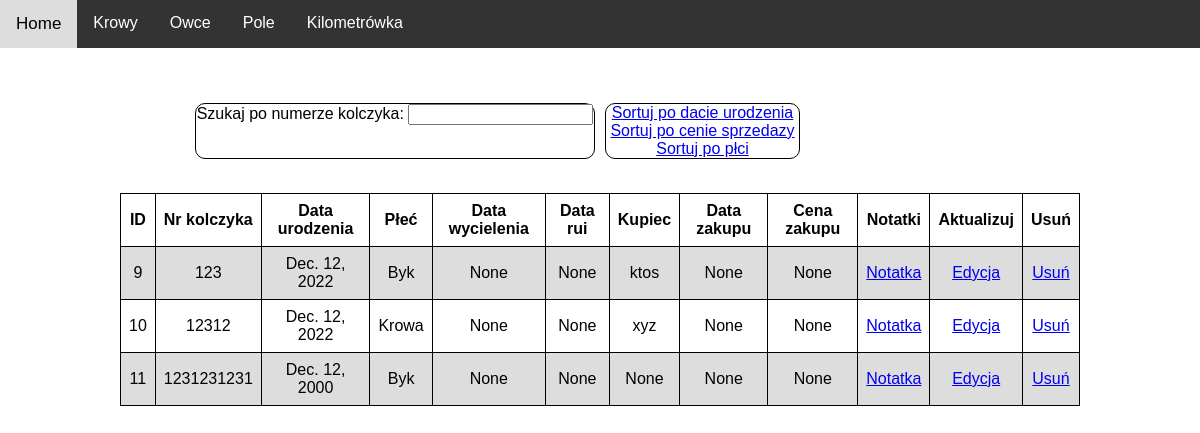
Page /cow/table/ on the earlier database version.
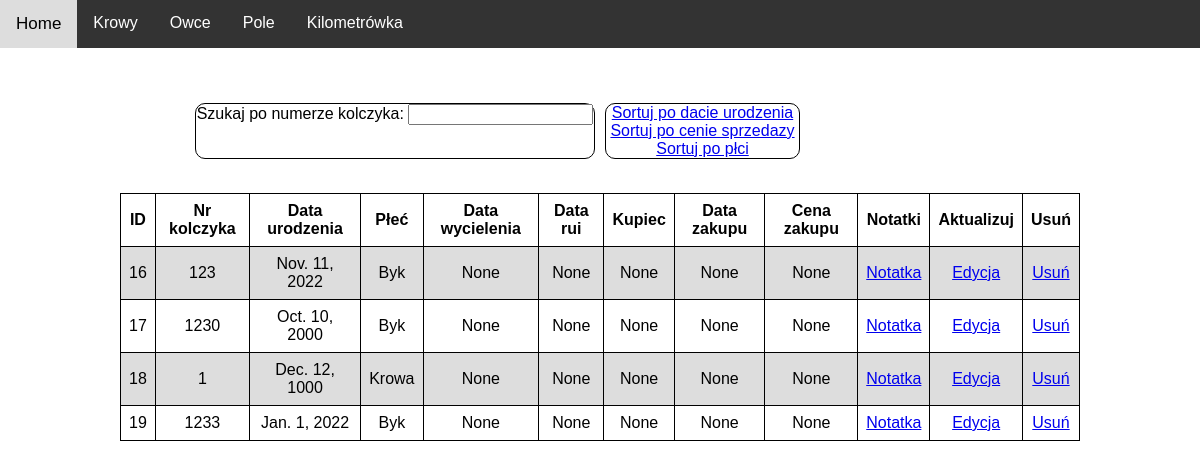
Same page on the later database version.
### Cows/models.py (models this page shows)
class Cow(models.Model):
    MALE = 'Byk'
    FEMALE = 'Krowa'
    SEX_CHOICES = [
        (MALE, 'Byk'),
        (FEMALE, 'Krowa'),
    ]
    earring_number = models.CharField(max_length=10, unique=True)
    birth_date = models.DateField()
    sex = models.CharField(max_length=5, choices=SEX_CHOICES)
    buyer = models.CharField(max_length=20, blank=True, null=True)
    sale_price = models.FloatField(blank=True, null=True)
    sale_date = models.DateField(blank=True, null=True)
    calving_date = models.DateField(blank=True, null=True) #wycielenie
    estrus_date = models.DateField(blank=True, null=True) #ruja
    note = models.TextField(blank=True, max_length=1000, null=True)

### Cows/views.py (the view)
# urls.py: path('cow/table/', CowView.cows_table),
def cows_table(request):
    cows = Cow.objects.all()
    context = {
        'cows': cows,
    }
    return render(request, 'Cows/table.html', context)

### Cows/templates/Cows/table.html
{% extends 'MainPage/main.html' %}
{% block content %}
<div class="grid-container">
  <div class="item1">
    <form action="/cow/search">
      Szukaj po numerze kolczyka:
      <input type="text" name="earring_num">
    </form>
  </div>
  <div class = "item2">
    <a class="btn btn-sm btn-info" href="{% url 'sort_birth_date'  %}">Sortuj po dacie urodzenia</a>
    <a class="btn btn-sm btn-info" href="{% url 'sort_birth_sale'  %}">Sortuj po cenie sprzedazy</a>
    <a class="btn btn-sm btn-info" href="{% url 'sort_birth_sex'  %}">Sortuj po płci</a>
  </div>
</div>
<table class="center">
  <tr>
    <th>ID</th>
    <th>Nr kolczyka</th>
    <th>Data urodzenia</th>
    <th>Płeć</th>
    <th>Data wycielenia</th>
    <th>Data rui</th>
    <th>Kupiec</th>
    <th>Data zakupu</th>
    <th>Cena zakupu</th>
    <th>Notatki</th>
    <th>Aktualizuj</th>
    <th>Usuń</th>
  </tr>
  {% for k in cows %}
  <tr>
    <td>{{k.id}}</td>
    <td>{{k.earring_number}}</td>
    <td>{{k.birth_date}}</td>
    <td>{{k.sex}}</td>
    <td>{{k.calving_date}}</td>
    <td>{{k.estrus_date}}</td>
    <td>{{k.buyer}}</td>
    <td>{{k.sale_date}}</td>
    <td>{{k.sale_price}}</td>
    <td><a class="btn btn-sm btn-info" href="{% url 'note' k.id %}">Notatka</a></td>
    <td><a class="btn btn-sm btn-info" href="{% url 'update' k.id %}">Edycja</a></td>
    <td><a class="btn btn-sm btn-info" href="{% url 'delete' k.id %}">Usuń</a></td>
  </tr>
  {% endfor %}
</table>
{% endblock %}

### MainPage/templates/MainPage/main.html (shortened to what this page needs)
{% load static %}
<!DOCTYPE html>
<html lang="pl-PL">
<head>
    <link rel="stylesheet" href="{% static 'formating.css' %}">
    <link rel="stylesheet" href="{% static 'home.css' %}">
    <link rel="stylesheet" href="{% static 'sortsearch.css' %}">
</head>
<body>
<div class="topnav">
    <a href="/">Home</a>
    <div class="subnav">
        <button class="subnavbtn">Krowy </button>
    </div>
    <div class="subnav">
        <button class="subnavbtn">Owce </button>
    </div>
    <div class="subnav">
        <button class="subnavbtn">Pole </button>
    </div>
    <div class="subnav">
        <button class="subnavbtn">Kilometrówka </button>
    </div>
</div>
{% block content %}
{% endblock %}
</body>
</html>

### MainPage/static/formating.css (style rules this page uses)
body { margin: 0; font-family: Arial, Helvetica, sans-serif; }
table { font-family: arial, sans-serif; border-collapse: collapse; width: 80%; }
table.center { position: relative; top: 100px; margin-left: auto; margin-right: auto; }
td, th { border: 1px solid black; text-align: center; padding: 8px; border-collapse: collapse; }
tr:nth-child(even) { background-color: #dddddd; }
.topnav { overflow: hidden; background-color: #333; }
.topnav a { float: left; color: #f2f2f2; text-align: center; padding: 14px 16px; text-decoration: none; font-size: 17px; }
.subnav { float: left; overflow: hidden; }
.subnav .subnavbtn { font-size: 16px; border: none; outline: none; color: white; padding: 14px 16px; background-color: inherit; font-family: inherit; margin: 0; }

### MainPage/static/sortsearch.css (style rules this page uses)
.grid-container { display: grid; width: 810px; height: 45px; position: relative; top : 55px; bottom: 10px; margin-left: auto; margin-right: auto; grid-template-columns: repeat(4, 1fr); gap: 10px; background-color: #fff; }
.grid-container > div { text-align: center; }
.item1 { grid-column: 1 / 3; border: 1px solid black; border-radius: 10px; }
.item2 { border: 1px solid black; border-radius: 10px; }

Differences in the rows shown:
removed Cow: id "9", earring_number "123", birth_date "Dec. 12, 2022", sex "Byk", calving_date "None", estrus_date "None", buyer "ktos", sale_date "None", sale_price "None"
removed Cow: id "10", earring_number "12312", birth_date "Dec. 12, 2022", sex "Krowa", calving_date "None", estrus_date "None", buyer "xyz", sale_date "None", sale_price "None"
removed Cow: id "11", earring_number "1231231231", birth_date "Dec. 12, 2000", sex "Byk", calving_date "None", estrus_date "None", buyer "None", sale_date "None", sale_price "None"
added Cow: id "16", earring_number "123", birth_date "Nov. 11, 2022", sex "Byk", calving_date "None", estrus_date "None", buyer "None", sale_date "None", sale_price "None"
added Cow: id "17", earring_number "1230", birth_date "Oct. 10, 2000", sex "Byk", calving_date "None", estrus_date "None", buyer "None", sale_date "None", sale_price "None"
added Cow: id "18", earring_number "1", birth_date "Dec. 12, 1000", sex "Krowa", calving_date "None", estrus_date "None", buyer "None", sale_date "None", sale_price "None"
added Cow: id "19", earring_number "1233", birth_date "Jan. 1, 2022", sex "Byk", calving_date "None", estrus_date "None", buyer "None", sale_date "None", sale_price "None"
